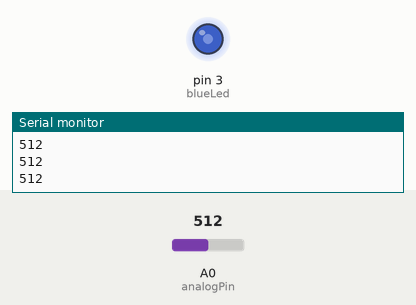
A sketch run on a simulated Arduino Uno, built with avr-gcc and run on an emulated ATmega328P. Parts: output pins drawn as LEDs (lit = HIGH), the last lines printed to the serial monitor. The inputs (shaded band) are chosen by the test bench; at power-on: A0 (analogPin) = 512.

Above: at 1.2 s.
1.3 s: A0 (analogPin) set to 306
At 2.2 s:
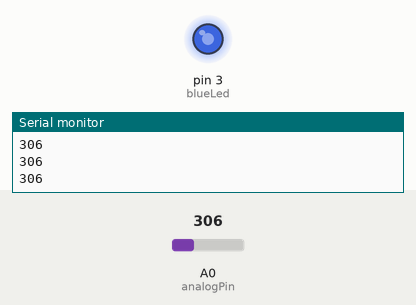
2.8 s: A0 (analogPin) set to 122
At 3.4 s:
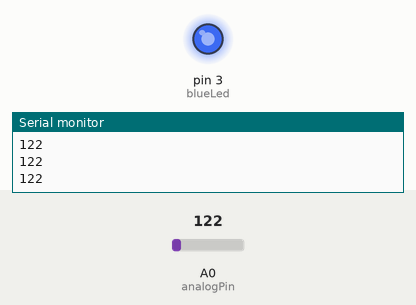
4.3 s: A0 (analogPin) set to 900
At 5.5 s:
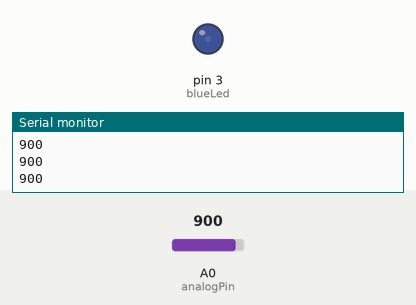
5.8 s: A0 (analogPin) set to 1023
At 6.7 s:
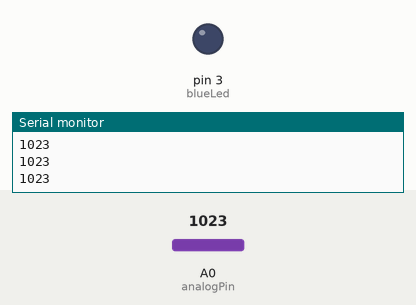
Timing chart, 0 to 8.3 s (numbered marks = the images above; inputs shaded):
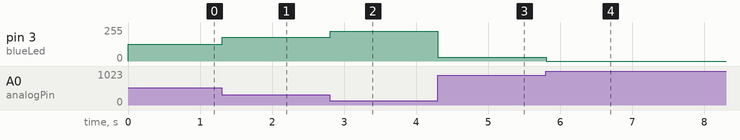

Measured:
- after the input at 1.3 s, pin 3 (blueLed): 127/255 → 179/255 at once
- after the input at 2.8 s, pin 3 (blueLed): 179/255 → 225/255 at once
- after the input at 4.3 s, pin 3 (blueLed): 225/255 → 30/255 at once
- after the input at 5.8 s, pin 3 (blueLed): 30/255 → 0/255 at once

The sketch:

variableLedWithPotar.ino
```cpp
int blueLed = 3;
int analogPin = 0;

void setup() {
  Serial.begin(9600);
  // put your setup code here, to run once:
  pinMode(blueLed, OUTPUT);
}

void loop() {
  int i = 0;
  int j = 0;
  int k = 0;
  int val = 0;
  bool turn = true;
  while (1)  {
    val = analogRead(analogPin);
    analogWrite(blueLed, 255 - (val / 4));
    Serial.println(val);
    delay(10);
  }
}
```
